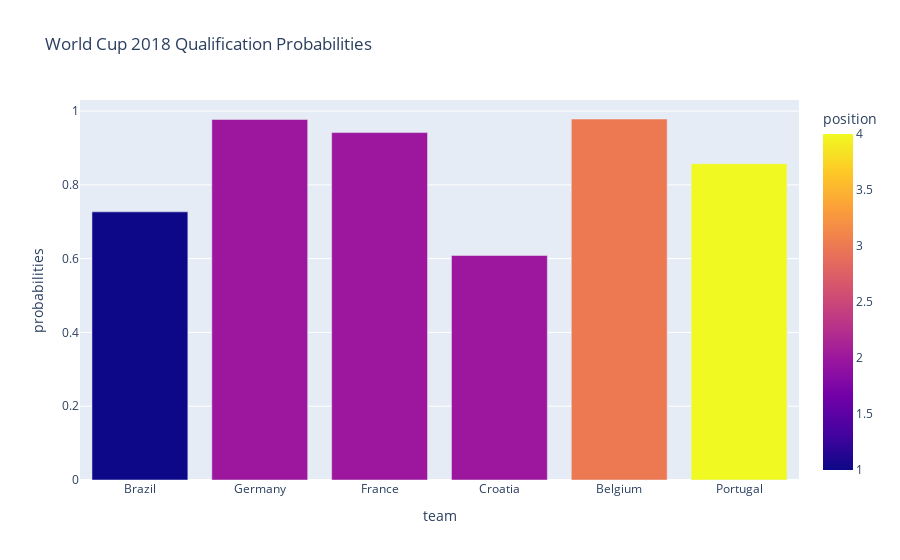

Notebook cell for this chart:
### Code cell
fig = px.bar(results, x='team', y='probabilities', color='position', title='World Cup 2022 Probabilities')
fig.show()

### Figure 1 — Plotly figure (JSON) as saved in the notebook; plotly's stock layout.template omitted (floating-point values rounded to 4 significant figures)
{"data": [{"alignmentgroup": "True", "hovertemplate": "team=%{x}<br>probabilities=%{y}<br>position=%{marker.color}<extra></extra>", "legendgroup": "", "marker": {"color": [1, 2, 2, 2, 3, 4], "coloraxis": "coloraxis", "pattern": {"shape": ""}}, "name": "", "offsetgroup": "", "orientation": "v", "showlegend": false, "textposition": "auto", "type": "bar", "x": ["Brazil", "Germany", "France", "Croatia", "Belgium", "Portugal"], "xaxis": "x", "y": [0.7268, 0.9772, 0.9417, 0.6086, 0.9785, 0.8573], "yaxis": "y"}], "layout": {"barmode": "relative", "coloraxis": {"colorbar": {"title": {"text": "position"}}, "colorscale": [[0, "#0d0887"], [0.1111, "#46039f"], [0.2222, "#7201a8"], [0.3333, "#9c179e"], [0.4444, "#bd3786"], [0.5556, "#d8576b"], [0.6667, "#ed7953"], [0.7778, "#fb9f3a"], [0.8889, "#fdca26"], [1, "#f0f921"]]}, "legend": {"tracegroupgap": 0}, "title": {"text": "World Cup 2018 Qualification Probabilities"}, "xaxis": {"anchor": "y", "domain": [0, 1], "title": {"text": "team"}}, "yaxis": {"anchor": "x", "domain": [0, 1], "title": {"text": "probabilities"}}}}
